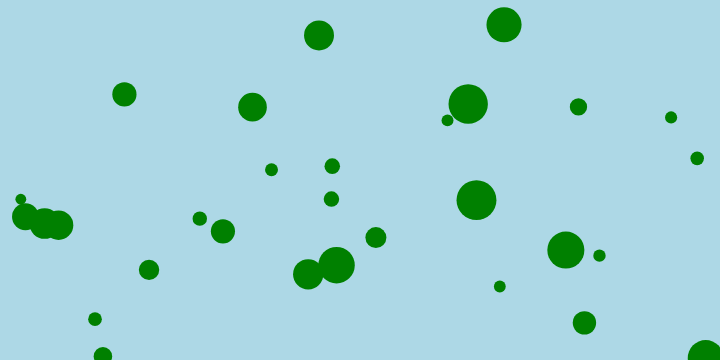
Frame 1 (no input)
Frame 60 (no input): identical to frame 1, image omitted
Frame 120 (the mouse pressed at the canvas centre since frame 60): identical to frame 1, image omitted

The p5.js sketch that drew this single still picture (run headless with seeded random() and noise() and a simulated clock; from frame 60 on, the mouse is pressed at the canvas centre):

// p5.js sketch
// ── sketch.js
// collisions
var buttons = [];
function setup() { 
    createCanvas(720, 360);
    noStroke();
    var numButtons = random(12, 36);
    for (var i = 0; i < numButtons; i++) {
        buttons.push( new Button() );   
    }
}

function draw() {
    background('lightblue');
    for (var i = 0; i < buttons.length; i++) {
        buttons[i].display();   
    }
}

function mousePressed() {
    for (var i = 0; i < buttons.length; i++) {
        buttons[i].collide(mouseX, mouseY);   
    } 
}

function Button() {
    this.x = random(0, width);
    this.y = random(0, height);
    this.size = random(10, 40);
    this.color = color("green");
    this.display = function() {
        fill(this.color);
        ellipse(this.x, this.y, this.size);
    }
    this.collide = function(otherX, otherY) {
        var d = dist(otherX, otherY, this.x, this.y);
        if (d < this.size) {
            this.color = color("white");
        }
    }
}


// ── spaceships.html
<!doctype html>
<html>
<head>
    <title>MMP 210 Classwork</title>
    <meta charset="utf-8">
    <link href="../style.css" rel="stylesheet" type="text/css">
</head>
<body>
    <div id="container">
        <h2>Spaceship Objects</h2>
        <a href="../index.html">Home</a>
    </div>
    <p>Click on the spaceships.</p>
    <script src="../p5.min.js"></script>
    <script src="spaceships.js"></script>
</body>
</html>
